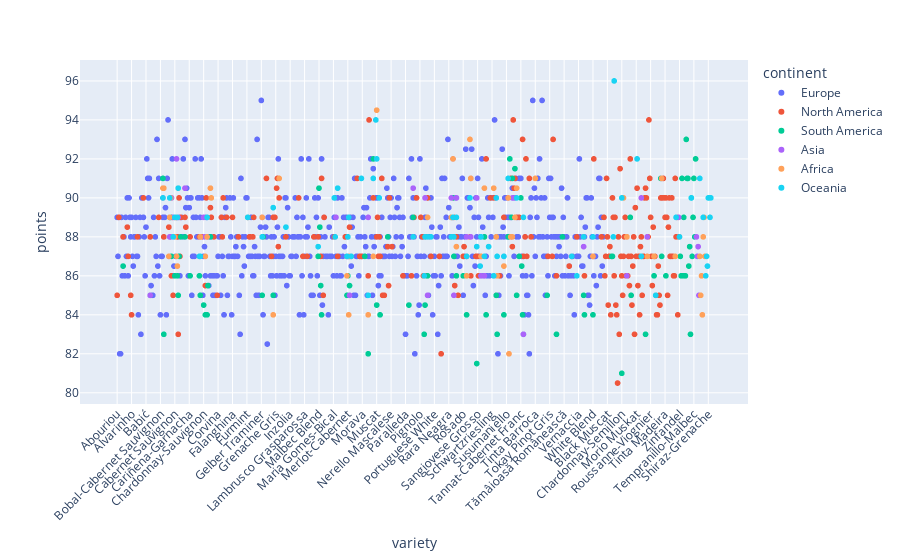

Here is the notebook cell this chart was saved with:
### Code cell
# show difference in variety and points by continent

fig = px.scatter(df_variety, x="variety", y="points", color="continent", hover_data=['variety', 'continent', 'winery'])

# rotate x axis labels
fig.update_layout(xaxis_tickangle=-45)

fig.show()

### Figure 1 — Plotly figure (JSON) as saved in the notebook; plotly's stock layout.template omitted (floating-point values rounded to 4 significant figures; data arrays with more than 128 entries replaced by an {"elided": "..."} marker saying what was removed)
{"data": [{"customdata": {"elided": "574x2 mixed values"}, "hovertemplate": "continent=%{customdata[0]}<br>variety=%{x}<br>points=%{y}<br>winery=%{customdata[1]}<extra></extra>", "legendgroup": "Europe", "marker": {"color": "#636efa", "symbol": "circle"}, "mode": "markers", "name": "Europe", "showlegend": true, "type": "scattergl", "x": {"elided": "574 str values"}, "xaxis": "x", "y": {"elided": "574 float values"}, "yaxis": "y"}, {"customdata": {"elided": "258x2 mixed values"}, "hovertemplate": "continent=%{customdata[0]}<br>variety=%{x}<br>points=%{y}<br>winery=%{customdata[1]}<extra></extra>", "legendgroup": "North America", "marker": {"color": "#EF553B", "symbol": "circle"}, "mode": "markers", "name": "North America", "showlegend": true, "type": "scattergl", "x": {"elided": "258 str values"}, "xaxis": "x", "y": {"elided": "258 float values"}, "yaxis": "y"}, {"customdata": {"elided": "106x2 mixed values"}, "hovertemplate": "continent=%{customdata[0]}<br>variety=%{x}<br>points=%{y}<br>winery=%{customdata[1]}<extra></extra>", "legendgroup": "South America", "marker": {"color": "#00cc96", "symbol": "circle"}, "mode": "markers", "name": "South America", "showlegend": true, "type": "scattergl", "x": ["Albariño", "Barbera", "Bonarda", "Bordeaux-style Red Blend", "Bordeaux-style White Blend", "Cabernet Blend", "Cabernet Franc", "Cabernet Franc-Cabernet Sauvignon", "Cabernet Franc-Carmenère", "Cabernet Franc-Malbec", "Cabernet Sauvignon", "Cabernet Sauvignon-Cabernet Franc", "Cabernet Sauvignon-Carmenère", "Cabernet Sauvignon-Malbec", "Cabernet Sauvignon-Merlot", "Cabernet Sauvignon-Shiraz", "Cabernet Sauvignon-Syrah", "Cabernet-Malbec", "Cabernet-Syrah", "Carignan", "Carmenère", "Carmenère-Cabernet Sauvignon", "Carmenère-Syrah", "Champagne Blend", "Chardonnay", "Chardonnay-Sauvignon", "Chardonnay-Semillon", "Chardonnay-Viognier", "Chenin Blanc", "Chenin Blanc-Chardonnay", "Cinsault", "Gewürztraminer", "Gewürztraminer-Riesling", "Grenache", "Malbec", "Malbec Blend", "Malbec-Bonarda", "Malbec-Cabernet", "Malbec-Cabernet Franc", "Malbec-Cabernet Sauvignon", "Malbec-Carménère", "Malbec-Merlot", "Malbec-Petit Verdot", "Malbec-Syrah", "Malbec-Tannat", "Malbec-Tempranillo", "Merlot", "Merlot-Cabernet", "Merlot-Cabernet Franc", "Merlot-Cabernet Sauvignon", "Moscatel", "Moscato", "Mourvèdre", "Muscat", "Muscat d'Alexandrie", "Muscatel", "Nebbiolo", "País", "Pedro Ximénez", "Petit Verdot", "Petite Sirah", "Pinot Grigio", "Pinot Gris", "Pinot Noir", "Pinot Noir-Syrah", "Red Blend", "Rhône-style Red Blend", "Rhône-style White Blend", "Riesling", "Rosado", "Rosé", "Sangiovese", "Sauvignon Blanc", "Sauvignon Blanc-Chenin Blanc", "Sauvignon Blanc-Semillon", "Sauvignon Gris", "Shiraz", "Shiraz-Cabernet Sauvignon", "Shiraz-Malbec", "Sparkling Blend", "Syrah", "Syrah-Bonarda", "Syrah-Cabernet", "Syrah-Cabernet Franc", "Syrah-Cabernet Sauvignon", "Syrah-Carignan", "Syrah-Malbec", "Syrah-Merlot", "Syrah-Mourvèdre", "Syrah-Viognier", "Sémillon", "Tannat", "Tannat-Cabernet Franc", "Tannat-Merlot", "Tannat-Syrah", "Tempranillo", "Tempranillo-Malbec", "Tempranillo-Tannat", "Tocai", "Torontel", "Torrontés", "Trebbiano", "Trousseau", "Viognier", "Viognier-Chardonnay", "White Blend"], "xaxis": "x", "y": [86.5, 85, 87, 91, 83, 89, 89, 87, 86, 91, 86, 89, 87, 87, 86, 85, 87, 86, 88, 88, 86, 89, 86, 86, 85, 84.5, 81, 84, 84, 85.5, 88, 85, 88, 85, 87, 90.5, 86, 93, 88.5, 89, 91, 85.5, 91, 85, 84, 86.5, 85, 86, 87, 85.5, 87, 82, 92, 84.5, 84, 87.5, 88, 83, 84.5, 89, 87, 83, 84.5, 86, 83, 89, 90, 87, 86, 86, 84, 81.5, 86, 86, 88, 84, 85, 83, 90, 84, 88, 87, 88, 91, 87, 92, 89, 89, 91, 91.5, 85, 87, 90, 86.5, 84, 83, 91, 88, 85, 92, 86, 83, 88, 85, 84, 84], "yaxis": "y"}, {"customdata": [["Asia", 2], ["Asia", 2], ["Asia", 19], ["Asia", 2], ["Asia", 4], ["Asia", 1], ["Asia", 3], ["Asia", 33], ["Asia", 1], ["Asia", 5], ["Asia", 3], ["Asia", 4], ["Asia", 18], ["Asia", 1], ["Asia", 1], ["Asia", 3], ["Asia", 1], ["Asia", 2], ["Asia", 1], ["Asia", 1], ["Asia", 2], ["Asia", 18], ["Asia", 1], ["Asia", 1], ["Asia", 1], ["Asia", 2], ["Asia", 6], ["Asia", 1], ["Asia", 4], ["Asia", 1], ["Asia", 34], ["Asia", 3], ["Asia", 1], ["Asia", 1], ["Asia", 11], ["Asia", 1], ["Asia", 1], ["Asia", 9], ["Asia", 1], ["Asia", 13], ["Asia", 1], ["Asia", 10], ["Asia", 1], ["Asia", 1], ["Asia", 1], ["Asia", 1], ["Asia", 2], ["Asia", 2], ["Asia", 11], ["Asia", 1]], "hovertemplate": "continent=%{customdata[0]}<br>variety=%{x}<br>points=%{y}<br>winery=%{customdata[1]}<extra></extra>", "legendgroup": "Asia", "marker": {"color": "#ab63fa", "symbol": "circle"}, "mode": "markers", "name": "Asia", "showlegend": true, "type": "scattergl", "x": ["Argaman", "Barbera", "Bordeaux-style Red Blend", "Cabernet Blend", "Cabernet Franc", "Cabernet Franc-Cabernet Sauvignon", "Cabernet Merlot", "Cabernet Sauvignon", "Cabernet Sauvignon-Cabernet Franc", "Cabernet Sauvignon-Merlot", "Cabernet Sauvignon-Shiraz", "Carignan", "Chardonnay", "Chardonnay-Sauvignon", "Chardonnay-Sauvignon Blanc", "Chenin Blanc", "Fumé Blanc", "Gewürztraminer", "Kangoun", "Marawi", "Marselan", "Merlot", "Merlot-Argaman", "Merlot-Cabernet Sauvignon", "Moscato", "Petit Verdot", "Petite Sirah", "Pinot Gris", "Pinot Noir", "Pinotage", "Red Blend", "Rhône-style Red Blend", "Rhône-style White Blend", "Riesling", "Rosé", "Roussanne-Marsanne", "Sangiovese", "Sauvignon Blanc", "Sauvignon Blanc-Semillon", "Shiraz", "Sparkling Blend", "Syrah", "Syrah-Cabernet Sauvignon", "Syrah-Merlot", "Syrah-Mourvèdre", "Syrah-Viognier", "Tempranillo", "Viognier", "White Blend", "White Riesling"], "xaxis": "x", "y": [88, 85, 90, 88, 88, 90, 89, 89, 92, 89, 89, 90.5, 88, 89, 88, 88, 86, 89, 87, 87.5, 89, 87, 85, 85, 89, 90.5, 90, 90, 85, 88, 90, 92, 85, 90, 88, 88, 90, 86, 86, 90, 87, 90, 91, 88, 90, 90, 83, 87.5, 87, 89], "yaxis": "y"}, {"customdata": [["Africa", 34], ["Africa", 2], ["Africa", 1], ["Africa", 3], ["Africa", 2], ["Africa", 70], ["Africa", 1], ["Africa", 1], ["Africa", 10], ["Africa", 1], ["Africa", 3], ["Africa", 2], ["Africa", 74], ["Africa", 1], ["Africa", 90], ["Africa", 3], ["Africa", 1], ["Africa", 2], ["Africa", 1], ["Africa", 1], ["Africa", 1], ["Africa", 1], ["Africa", 1], ["Africa", 1], ["Africa", 35], ["Africa", 1], ["Africa", 4], ["Africa", 1], ["Africa", 3], ["Africa", 1], ["Africa", 1], ["Africa", 17], ["Africa", 55], ["Africa", 1], ["Africa", 61], ["Africa", 9], ["Africa", 4], ["Africa", 18], ["Africa", 1], ["Africa", 1], ["Africa", 92], ["Africa", 2], ["Africa", 2], ["Africa", 1], ["Africa", 54], ["Africa", 5], ["Africa", 1], ["Africa", 7], ["Africa", 22], ["Africa", 1], ["Africa", 1], ["Africa", 1], ["Africa", 1], ["Africa", 1], ["Africa", 3], ["Africa", 1], ["Africa", 14], ["Africa", 1], ["Africa", 33], ["Africa", 1], ["Africa", 2]], "hovertemplate": "continent=%{customdata[0]}<br>variety=%{x}<br>points=%{y}<br>winery=%{customdata[1]}<extra></extra>", "legendgroup": "Africa", "marker": {"color": "#FFA15A", "symbol": "circle"}, "mode": "markers", "name": "Africa", "showlegend": true, "type": "scattergl", "x": ["Bordeaux-style Red Blend", "Bordeaux-style White Blend", "Cabernet", "Cabernet Blend", "Cabernet Franc", "Cabernet Sauvignon", "Cabernet Sauvignon Grenache", "Cabernet Sauvignon-Cabernet Franc", "Cabernet Sauvignon-Merlot", "Cabernet Sauvignon-Merlot-Shiraz", "Cabernet Sauvignon-Shiraz", "Champagne Blend", "Chardonnay", "Chardonnay-Viognier", "Chenin Blanc", "Chenin Blanc-Sauvignon Blanc", "Chenin Blanc-Viognier", "Cinsault", "Clairette", "Fumé Blanc", "G-S-M", "Gewürztraminer", "Grenache", "Grenache-Syrah", "Merlot", "Merlot-Cabernet Franc", "Merlot-Cabernet Sauvignon", "Merlot-Shiraz", "Moscato", "Mourvèdre", "Muscat", "Pinot Noir", "Pinotage", "Pinotage-Merlot", "Red Blend", "Rhône-style Red Blend", "Riesling", "Rosé", "Roussanne", "Roussanne-Marsanne", "Sauvignon Blanc", "Sauvignon Blanc-Chenin Blanc", "Sauvignon Blanc-Semillon", "Semillon-Sauvignon Blanc", "Shiraz", "Shiraz-Cabernet Sauvignon", "Shiraz-Mourvèdre", "Sparkling Blend", "Syrah", "Syrah-Cabernet", "Syrah-Cabernet Sauvignon", "Syrah-Grenache", "Syrah-Mourvèdre", "Syrah-Viognier", "Sémillon", "Tinta Barroca", "Viognier", "Viognier-Grenache Blanc", "White Blend", "Xinisteri", "Xynisteri"], "xaxis": "x", "y": [90.5, 90.5, 87, 89, 90, 88, 89, 87, 86.5, 87, 90.5, 87, 88, 87, 88, 85, 90, 90.5, 90, 88, 89, 89, 84, 91, 86, 84, 87, 86, 84, 87, 94.5, 89, 87, 84, 89, 92, 87.5, 86, 93, 91, 87, 87, 90.5, 90.5, 88, 86, 88, 86.5, 90, 82, 91, 88, 88, 89, 90.5, 91, 88, 87, 87, 89, 87], "yaxis": "y"}, {"customdata": {"elided": "72x2 mixed values"}, "hovertemplate": "continent=%{customdata[0]}<br>variety=%{x}<br>points=%{y}<br>winery=%{customdata[1]}<extra></extra>", "legendgroup": "Oceania", "marker": {"color": "#19d3f3", "symbol": "circle"}, "mode": "markers", "name": "Oceania", "showlegend": true, "type": "scattergl", "x": ["Bordeaux-style Red Blend", "Cabernet Blend", "Cabernet Merlot", "Cabernet Sauvignon", "Cabernet Sauvignon-Merlot", "Cabernet Sauvignon-Merlot-Shiraz", "Cabernet Sauvignon-Sangiovese", "Cabernet Sauvignon-Shiraz", "Cabernet-Shiraz", "Champagne Blend", "Chardonnay", "Chardonnay-Semillon", "Chenin Blanc", "Durif", "G-S-M", "Gewürztraminer", "Grenache", "Grenache-Shiraz", "Grüner Veltliner", "Malbec", "Marsanne", "Marsanne-Roussanne", "Mataro", "Merlot", "Merlot-Cabernet", "Merlot-Cabernet Franc", "Merlot-Malbec", "Montepulciano", "Moscato", "Mourvèdre", "Mourvèdre-Syrah", "Muscadelle", "Muscat", "Muscat Hamburg", "Petit Verdot", "Petite Sirah", "Pinot Grigio", "Pinot Gris", "Pinot Noir", "Port", "Red Blend", "Rhône-style Red Blend", "Rhône-style White Blend", "Riesling", "Rosé", "Roussanne", "Sangiovese", "Sauvignon", "Sauvignon Blanc", "Sauvignon Blanc-Semillon", "Savagnin", "Semillon-Chardonnay", "Semillon-Sauvignon Blanc", "Shiraz", "Shiraz-Cabernet", "Shiraz-Cabernet Sauvignon", "Shiraz-Grenache", "Shiraz-Malbec", "Shiraz-Mourvèdre", "Shiraz-Roussanne", "Shiraz-Viognier", "Sparkling Blend", "Syrah", "Sémillon", "Tempranillo", "Tokay", "Verdelho", "Vermentino", "Viognier", "Viognier-Marsanne", "White Blend", "Zinfandel"], "xaxis": "x", "y": [90, 90, 88, 89, 89, 91, 88, 90.5, 96, 87, 87, 90, 89, 86, 89, 88, 89.5, 87, 88.5, 87.5, 90, 88, 90.5, 87, 88, 89, 87, 91, 85, 91, 92, 94, 92, 90, 88, 87, 86, 88, 88, 88, 88, 89, 88, 89, 87, 90, 87.5, 86.5, 88, 87, 87.5, 85, 86, 90, 86.5, 87, 90, 90, 89, 90, 89, 87, 91, 90, 89, 90, 87, 86, 88, 89, 88, 88], "yaxis": "y"}], "layout": {"legend": {"title": {"text": "continent"}, "tracegroupgap": 0}, "margin": {"t": 60}, "xaxis": {"anchor": "y", "domain": [0, 1], "tickangle": -45, "title": {"text": "variety"}}, "yaxis": {"anchor": "x", "domain": [0, 1], "title": {"text": "points"}}}}
